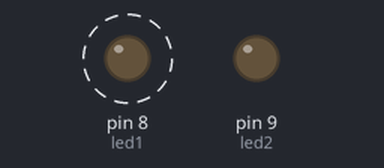
This sketch was run on a simulated Arduino Uno, built with avr-gcc and run on an emulated ATmega328P. Parts: output pins drawn as LEDs (lit = HIGH). Dashed ring = blinking. What the sketch prints to the serial monitor is not drawn.

Above: at 0.5 s.
Timing chart, 0 to 4.6 s (numbered marks = the images above):
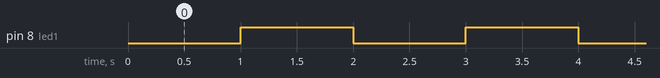

Measured:
- by itself, pin 8 (led1): alternates HIGH for 1.0 s and LOW for 1.0 s

The sketch:

Blink.ino
```cpp
 const int led1 = 8;
 const int led2 = 9;

const long intervalo = 1000;
unsigned long tempoAn = 0;

bool estado = 0;

void setup() {
  // put your setup code here, to run once:
  pinMode(led1, OUTPUT);
  pinMode(led2, OUTPUT);
  Serial.begin(115200);


  }

void loop() {
  // put your main code here, to run repeatedly:
  unsigned long tempo_atual = millis();
  if (tempo_atual - tempoAn >= intervalo) {
    estado = !estado;
    digitalWrite(led1, estado);
    tempoAn = tempo_atual;
    Serial.print("1 segundo");
  }

  if (tempo_atual - tempoAn >= intervalo) {
    estado = !estado;
    digitalWrite(led2, estado);
    tempoAn = tempo_atual;
    Serial.print("1 segundo");
  }
}
```
